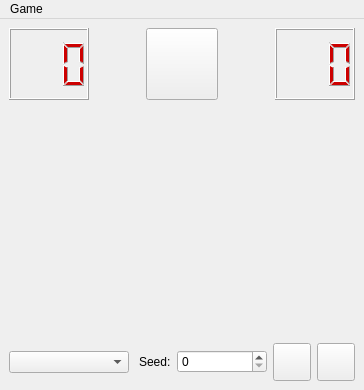
<?xml version="1.0" encoding="UTF-8"?>
<ui version="4.0">
 <class>MainWindow</class>
 <widget class="QMainWindow" name="MainWindow">
  <property name="windowModality">
   <enum>Qt::NonModal</enum>
  </property>
  <property name="geometry">
   <rect>
    <x>0</x>
    <y>0</y>
    <width>364</width>
    <height>390</height>
   </rect>
  </property>
  <property name="sizePolicy">
   <sizepolicy hsizetype="Fixed" vsizetype="Fixed">
    <horstretch>0</horstretch>
    <verstretch>0</verstretch>
   </sizepolicy>
  </property>
  <property name="windowTitle">
   <string>Minesweeper</string>
  </property>
  <widget class="QWidget" name="centralwidget">
   <layout class="QVBoxLayout" name="verticalLayout">
    <item>
     <layout class="QHBoxLayout" name="horizontalLayout_2">
      <property name="leftMargin">
       <number>0</number>
      </property>
      <property name="topMargin">
       <number>0</number>
      </property>
      <property name="rightMargin">
       <number>0</number>
      </property>
      <property name="bottomMargin">
       <number>0</number>
      </property>
      <item>
       <widget class="QLCDNumber" name="displayMinesLeft">
        <property name="minimumSize">
         <size>
          <width>80</width>
          <height>0</height>
         </size>
        </property>
        <property name="styleSheet">
         <string notr="true">color: #c00;</string>
        </property>
        <property name="smallDecimalPoint">
         <bool>false</bool>
        </property>
        <property name="digitCount">
         <number>3</number>
        </property>
        <property name="segmentStyle">
         <enum>QLCDNumber::Filled</enum>
        </property>
       </widget>
      </item>
      <item>
       <spacer name="horizontalSpacer_2">
        <property name="orientation">
         <enum>Qt::Horizontal</enum>
        </property>
        <property name="sizeHint" stdset="0">
         <size>
          <width>0</width>
          <height>0</height>
         </size>
        </property>
       </spacer>
      </item>
      <item>
       <widget class="QPushButton" name="buttonReset">
        <property name="sizePolicy">
         <sizepolicy hsizetype="Fixed" vsizetype="Fixed">
          <horstretch>0</horstretch>
          <verstretch>0</verstretch>
         </sizepolicy>
        </property>
        <property name="minimumSize">
         <size>
          <width>72</width>
          <height>72</height>
         </size>
        </property>
        <property name="maximumSize">
         <size>
          <width>72</width>
          <height>72</height>
         </size>
        </property>
        <property name="focusPolicy">
         <enum>Qt::NoFocus</enum>
        </property>
        <property name="text">
         <string/>
        </property>
       </widget>
      </item>
      <item>
       <spacer name="horizontalSpacer_3">
        <property name="orientation">
         <enum>Qt::Horizontal</enum>
        </property>
        <property name="sizeHint" stdset="0">
         <size>
          <width>0</width>
          <height>0</height>
         </size>
        </property>
       </spacer>
      </item>
      <item>
       <widget class="QLCDNumber" name="displayTime">
        <property name="minimumSize">
         <size>
          <width>80</width>
          <height>0</height>
         </size>
        </property>
        <property name="styleSheet">
         <string notr="true">color: #c00;</string>
        </property>
        <property name="frameShadow">
         <enum>QFrame::Raised</enum>
        </property>
        <property name="digitCount">
         <number>3</number>
        </property>
       </widget>
      </item>
     </layout>
    </item>
    <item>
     <widget class="QWidget" name="widgetContent" native="true">
      <property name="sizePolicy">
       <sizepolicy hsizetype="Preferred" vsizetype="Expanding">
        <horstretch>0</horstretch>
        <verstretch>0</verstretch>
       </sizepolicy>
      </property>
     </widget>
    </item>
    <item>
     <layout class="QHBoxLayout" name="horizontalLayout">
      <property name="sizeConstraint">
       <enum>QLayout::SetDefaultConstraint</enum>
      </property>
      <item>
       <widget class="QComboBox" name="comboBoxDifficultyMode">
        <property name="minimumSize">
         <size>
          <width>120</width>
          <height>0</height>
         </size>
        </property>
        <property name="focusPolicy">
         <enum>Qt::NoFocus</enum>
        </property>
        <property name="frame">
         <bool>true</bool>
        </property>
       </widget>
      </item>
      <item>
       <spacer name="horizontalSpacer">
        <property name="orientation">
         <enum>Qt::Horizontal</enum>
        </property>
        <property name="sizeType">
         <enum>QSizePolicy::Expanding</enum>
        </property>
        <property name="sizeHint" stdset="0">
         <size>
          <width>0</width>
          <height>0</height>
         </size>
        </property>
       </spacer>
      </item>
      <item>
       <widget class="QLabel" name="label">
        <property name="text">
         <string>Seed:</string>
        </property>
       </widget>
      </item>
      <item>
       <widget class="QSpinBox" name="spinBoxSeed">
        <property name="minimumSize">
         <size>
          <width>90</width>
          <height>0</height>
         </size>
        </property>
        <property name="focusPolicy">
         <enum>Qt::NoFocus</enum>
        </property>
        <property name="maximum">
         <number>999999999</number>
        </property>
       </widget>
      </item>
      <item>
       <widget class="QPushButton" name="buttonRandomize">
        <property name="minimumSize">
         <size>
          <width>38</width>
          <height>38</height>
         </size>
        </property>
        <property name="maximumSize">
         <size>
          <width>38</width>
          <height>38</height>
         </size>
        </property>
        <property name="focusPolicy">
         <enum>Qt::NoFocus</enum>
        </property>
        <property name="text">
         <string/>
        </property>
       </widget>
      </item>
      <item>
       <widget class="QPushButton" name="buttonSeed">
        <property name="minimumSize">
         <size>
          <width>38</width>
          <height>38</height>
         </size>
        </property>
        <property name="maximumSize">
         <size>
          <width>38</width>
          <height>38</height>
         </size>
        </property>
        <property name="focusPolicy">
         <enum>Qt::NoFocus</enum>
        </property>
        <property name="text">
         <string/>
        </property>
       </widget>
      </item>
     </layout>
    </item>
   </layout>
  </widget>
  <widget class="QMenuBar" name="menuBar">
   <property name="geometry">
    <rect>
     <x>0</x>
     <y>0</y>
     <width>364</width>
     <height>22</height>
    </rect>
   </property>
   <widget class="QMenu" name="menuGame">
    <property name="title">
     <string>Game</string>
    </property>
    <addaction name="actionHighscore"/>
    <addaction name="separator"/>
    <addaction name="actionExit"/>
   </widget>
   <addaction name="menuGame"/>
  </widget>
  <action name="actionHighscore">
   <property name="text">
    <string>Show Highscore...</string>
   </property>
  </action>
  <action name="actionExit">
   <property name="text">
    <string>Exit</string>
   </property>
  </action>
 </widget>
 <resources/>
 <connections/>
</ui>
